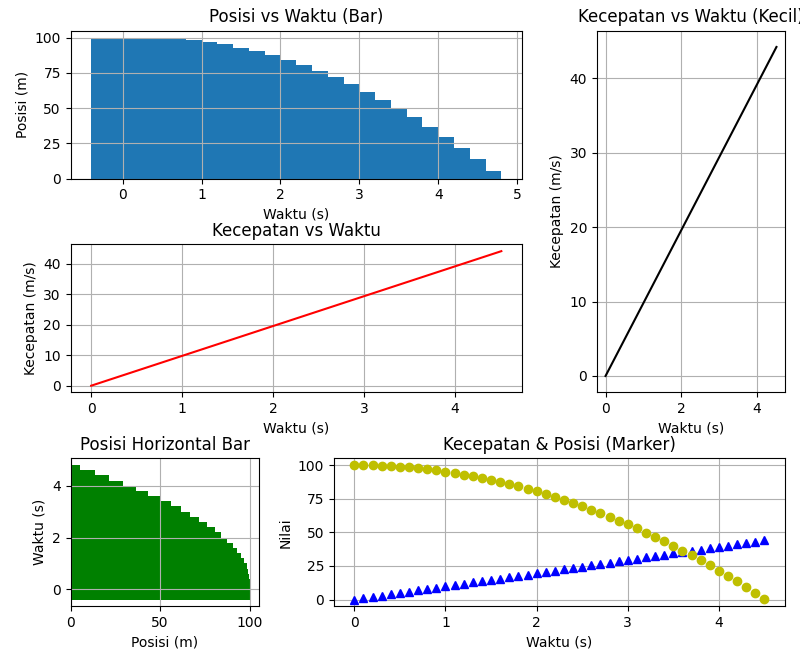

Source code (Python):
import numpy as np
import matplotlib.pyplot as plt

# Parameter
g = 9.8  # percepatan gravitasi (m/s^2)
h0 = 100  # ketinggian awal (m)

# 1. Tentukan waktu yang diperlukan benda untuk mencapai tanah
T = np.sqrt(2 * h0 / g)
print("Waktu yang diperlukan untuk mencapai tanah = ", T, "s")

# 2. Buat data untuk grafik kecepatan dan posisi
t = np.arange(0, T, 0.01)
v = g * t  # Kecepatan sebagai fungsi waktu
h = h0 - 0.5 * g * t**2  # Posisi sebagai fungsi waktu

# Setup GridSpec untuk mengatur layout grafik
gs = plt.GridSpec(3, 3)
fig = plt.figure(figsize=(8, 8))

# Grafik kecepatan vs waktu (plot 1)
s1 = fig.add_subplot(gs[1, :2])
s1.plot(t, v, 'r')
s1.set_title('Kecepatan vs Waktu')
s1.set_xlabel('Waktu (s)')
s1.set_ylabel('Kecepatan (m/s)')
s1.grid(True)

# Grafik posisi vs waktu (plot 2 - bar chart)
s2 = fig.add_subplot(gs[0, :2])
s2.bar(t[::20], h[::20])  # Menggunakan subset data untuk clarity
s2.set_title('Posisi vs Waktu (Bar)')
s2.set_xlabel('Waktu (s)')
s2.set_ylabel('Posisi (m)')
s2.grid(True)

# Grafik posisi vs waktu (horizontal bar chart)
s3 = fig.add_subplot(gs[2, 0])
s3.barh(t[::20], h[::20], color='g')
s3.set_title('Posisi Horizontal Bar')
s3.set_xlabel('Posisi (m)')
s3.set_ylabel('Waktu (s)')
s3.grid(True)

# Grafik kecepatan vs waktu (plot kecil - kanan atas)
s4 = fig.add_subplot(gs[:2, 2])
s4.plot(t, v, 'k')
s4.set_title('Kecepatan vs Waktu (Kecil)')
s4.set_xlabel('Waktu (s)')
s4.set_ylabel('Kecepatan (m/s)')
s4.grid(True)

# Kombinasi dua grafik (plot 5)
s5 = fig.add_subplot(gs[2, 1:])
s5.plot(t[::10], v[::10], 'b^', t[::10], h[::10], 'yo')
s5.set_title('Kecepatan & Posisi (Marker)')
s5.set_xlabel('Waktu (s)')
s5.set_ylabel('Nilai')
s5.grid(True)

plt.tight_layout()
plt.show()
